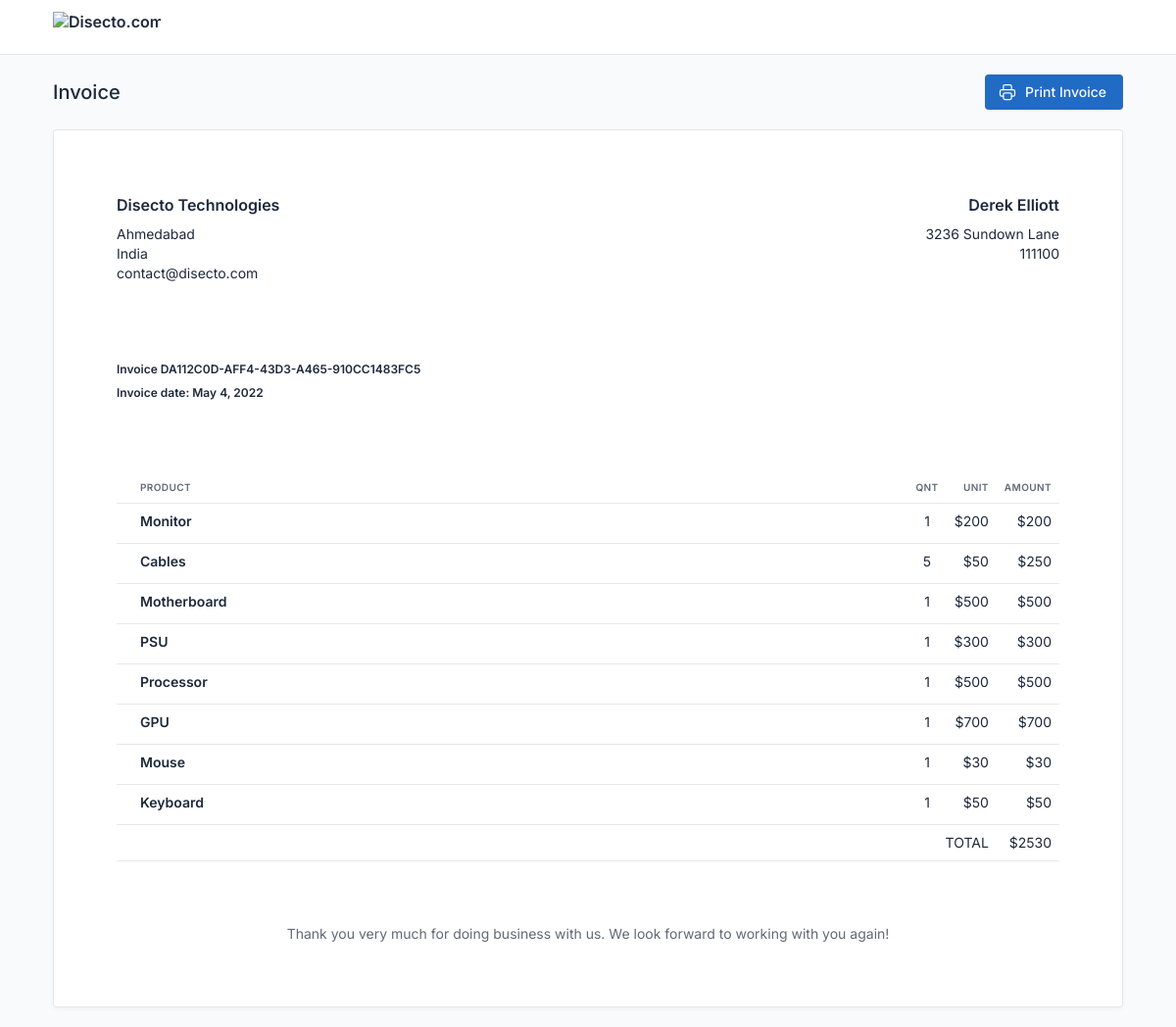
The page /invoice/da112c0d-aff4-43d3-a465-910cc1483fc5 on the database its author committed.
### invoiceapp/models.py (models this page shows, shortened)
class Invoice(models.Model):
    customer_name = models.CharField(max_length = 200, verbose_name='Customer Name', null=True, blank=True)
    customer_phone = models.IntegerField(null = True, blank = True, verbose_name='Customer Phone')
    customer_address = models.TextField(null = True, blank = True, verbose_name='Customer Address')
    invoice_id = models.UUIDField(primary_key = True, unique = True, default=uuid.uuid4, verbose_name='Invoice ID')
    invoice_date = models.DateField(auto_now_add=True, verbose_name='Invoice Date')
    class Meta:
        verbose_name = 'Invoice'
        verbose_name_plural = 'Invoices'

class Items(models.Model):
    invoice = models.ForeignKey(Invoice, on_delete = models.CASCADE, related_name='items')
    item_name = models.CharField(max_length = 200, null = False)
    item_quantity = models.IntegerField()
    item_price = models.IntegerField()
    item_id = models.AutoField(primary_key=True)
    class Meta:
        verbose_name = 'Items'
        verbose_name_plural = 'Items'

### invoiceapp/views.py (the view)
# urls.py: path('invoice/<str:pk>', InvoiceView, name='invoice'),
def InvoiceView(request, pk):
    invoice = Invoice.objects.get(invoice_id = pk)
    itemslist = list(Items.objects.filter(invoice = pk))
    total = 0
    for item in list(Items.objects.filter(invoice = pk)):
        total = total + item.item_price * item.item_quantity
    itemdetails = {}
    for item in itemslist:
        itemdetails[item.item_name] = item.item_quantity * item.item_price
    context = {
        'customer_name': invoice.customer_name,
        'invoice_id': invoice.invoice_id,
        'invoice_date': invoice.invoice_date,
        'customer_phone': invoice.customer_phone,
        'customer_address': invoice.customer_address,
        'total': total,
        'itemslist': itemslist,
        'itemdetails': itemdetails
    }
    return render(request, 'invoice.html', context)

### invoiceapp/templatetags/dictfilter.py (called while the page is built)
@register.filter
def key(d, key_name):
    if str(key_name) in d:
        return d[str(key_name)]
    else:
        return '-'

### templates/invoice.html (shortened to what this page needs)
{% extends 'index.html' %}
{% block content %}
      <div class="page-wrapper">
        <div class="container-xl">
          <div class="page-header d-print-none">
            <div class="row align-items-center">
              <div class="col">
                <h2 class="page-title">
                  Invoice
                </h2>
              </div>
              <div class="col-auto ms-auto d-print-none">
                <button type="button" class="btn btn-primary" onclick="javascript:window.print();">
                  Print Invoice
                </button>
              </div>
            </div>
          </div>
        </div>
        <div class="page-body">
          <div class="container-xl">
            <div class="card card-lg">
              <div class="card-body">
                <div class="row">
                  <div class="col-6">
                    <p class="h3">Disecto Technologies</p>
                    <address>
                      Ahmedabad<br>
                      India<br>
                      contact@disecto.com
                    </address>
                  </div>
                  <div class="col-6 text-end">
                    <p class="h3">{{ customer_name }}</p>
                    <address>
                      {{ customer_address }}<br>
                      {{ customer_phone }}<br>
                    </address>
                  </div>
                  <div class="col-12 my-5">
                    <h5>Invoice {{ invoice_id | upper }}</h5>
                    <h5>Invoice date: {{ invoice_date }}</h5>
                  </div>
                </div>
                <table class="table table-transparent table-responsive">
                  <thead>
                    <tr>
                      <th class="text-center" style="width: 1%"></th>
                      <th>Product</th>
                      <th class="text-center" style="width: 1%">Qnt</th>
                      <th class="text-end" style="width: 1%">Unit</th>
                      <th class="text-end" style="width: 1%">Amount</th>
                    </tr>
                  </thead>
                  {% for item in itemslist %}
                  <tr>
                    <td class="text-center"></td>
                    <td>
                      <p class="strong mb-1">{{ item.item_name }}</p>
                    </td>
                    <td class="text-center">{{ item.item_quantity }}</td>
                    <td class="text-end">${{ item.item_price }}</td>
                    <td class="text-end">${{ itemdetails | key:item.item_name }}</td>
                  </tr>
                  {% endfor %}
                  <tr>
                    <td colspan="4" class="font-weight-bold text-uppercase text-end">Total</td>
                    <td class="font-weight-bold text-end">${{ total }}</td>
                  </tr>
                </table>
                <p class="text-muted text-center mt-5">Thank you very much for doing business with us. We look forward to working with
                  you again!</p>
              </div>
            </div>
          </div>
        </div>
        {% endblock content %}

### rows shown on the page
Invoice: customer_name "Derek Elliott", customer_address "3236 Sundown Lane", invoice_id "DA112C0D-AFF4-43D3-A465-910CC1483FC5", invoice_date "May 4, 2022"
Items: item_name "Monitor", item_quantity "1", item_price "200", item_name "200"
Items: item_name "Cables", item_quantity "5", item_price "50", item_name "250"
Items: item_name "Motherboard", item_quantity "1", item_price "500", item_name "500"
Items: item_name "PSU", item_quantity "1", item_price "300", item_name "300"
Items: item_name "Processor", item_quantity "1", item_price "500", item_name "500"
Items: item_name "GPU", item_quantity "1", item_price "700", item_name "700"
Items: item_name "Mouse", item_quantity "1", item_price "30", item_name "30"
Items: item_name "Keyboard", item_quantity "1", item_price "50", item_name "50"

### other values the page prints
{{ customer_phone }} "111100"
{{ total }} "2530"
